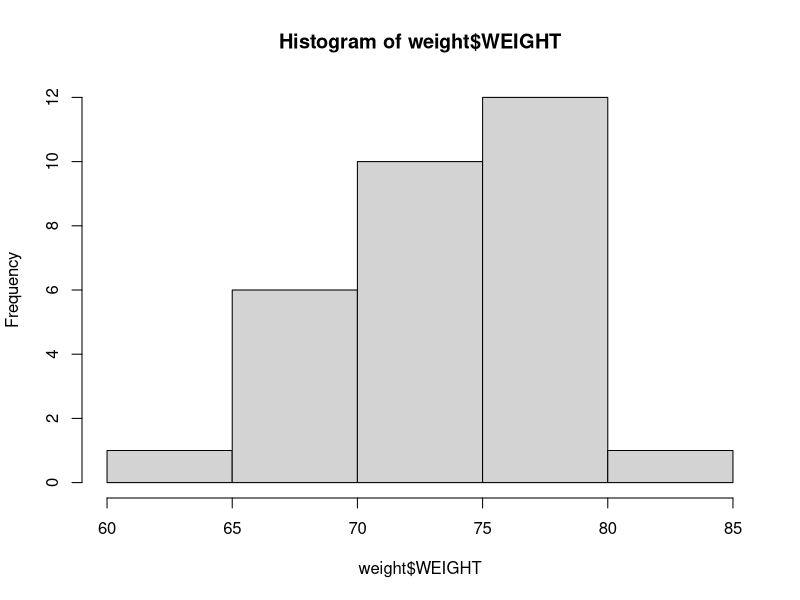
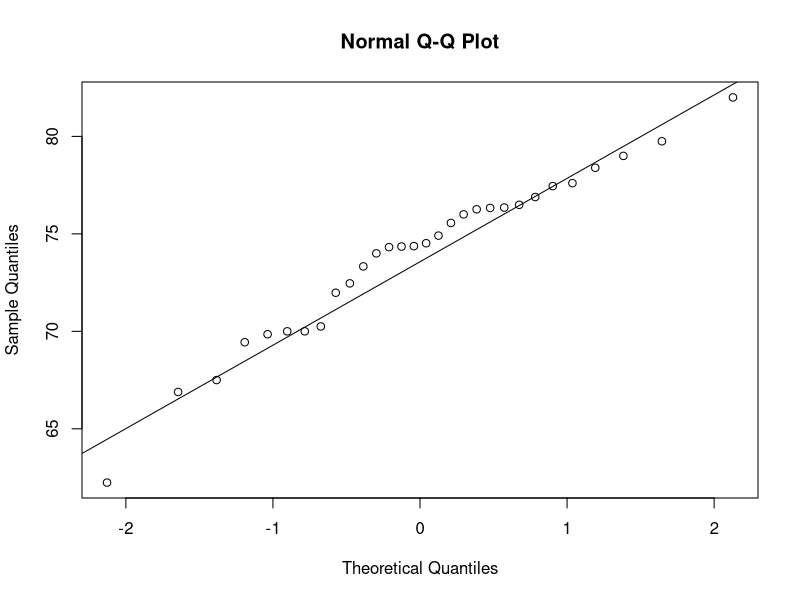
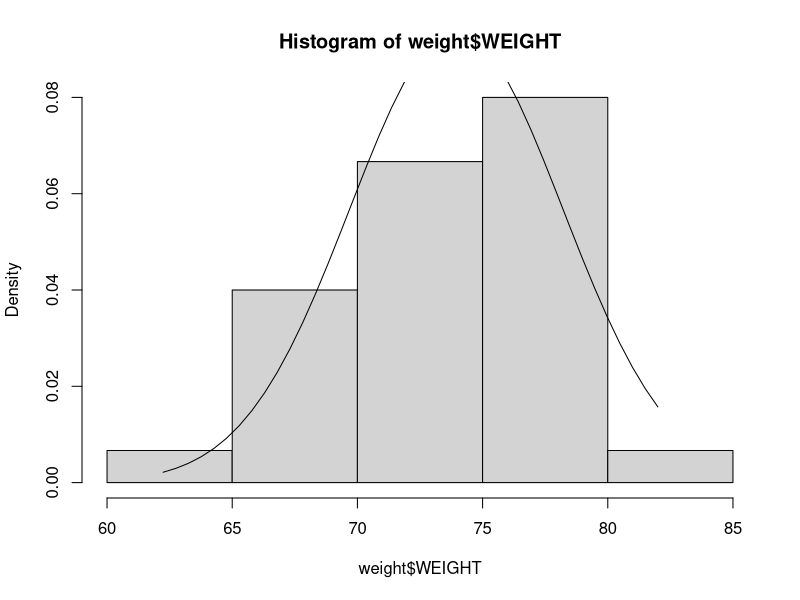

Generate these figures, in order, with R:
#read in data set
weight <- read.csv(file = "Assignment.csv", header = TRUE)
#histogram of data
hist(weight$WEIGHT)
qqnorm(weight$WEIGHT)
qqline(weight$WEIGHT)
hist(weight$WEIGHT, freq = FALSE)
xfit <- seq(min(weight$WEIGHT), max(weight$WEIGHT), length = 40) 
yfit <- dnorm(xfit, mean = mean(weight$WEIGHT), sd = sd(weight$WEIGHT))
lines(xfit, yfit)
#size
N0 <- length(weight$WEIGHT)
#mean
mean0 <- mean(weight$WEIGHT) 
#estimated SD
sd0 <- sd(weight$WEIGHT)
#SE using estimated SD
se <- sd0/sqrt(N0) 
#95 % CV
Z1 <- qnorm(0.975)
#97.5 % CV
Z2 <- qnorm(0.9875)
#confidence intervals using sample SD (unknown population SD)
left_Z97.5 <- mean0-Z2*se
right_z97.5 <- mean0+Z2*se
#results
paste("var: weight", "mean:", mean0, "SD:", sd0, "SE:", se, "CV:", Z2)
paste("Z-distribution w/unknown pop SD:", left_Z97.5, right_z97.5)

#median
u <- median(weight$WEIGHT)
#test statistic for a Z-distribution
test_stat <- (mean0-u)/(sd0/sqrt(N0))
#p-value for this test statistic
p_val <-  2*pnorm(abs(test_stat), lower.tail=FALSE) # for two tailed
#alpha
alpha <- 0.025
if(p_val < alpha){
  sig <- "significant"
} else {
  sig <- "not significant"
}
paste("At a significance level of", alpha, "the p-value of", p_val, "is", sig)
